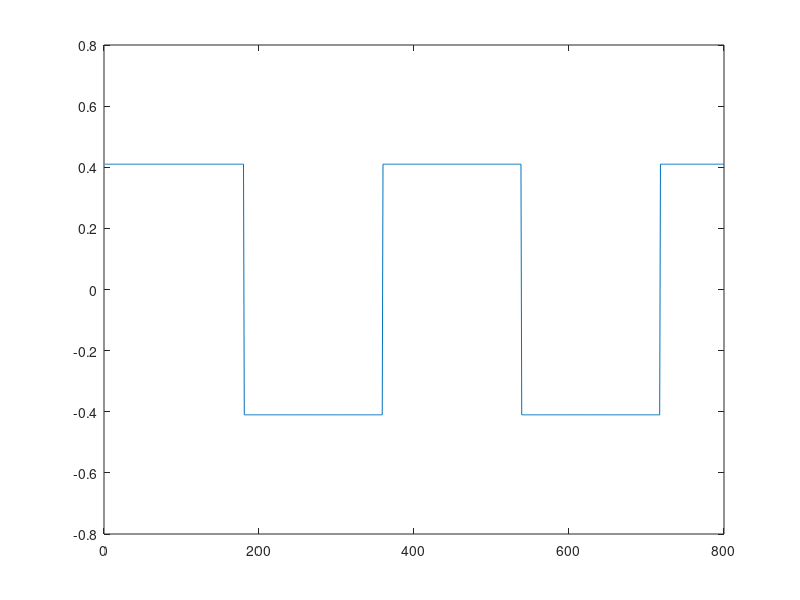

Write MATLAB code to recreate this figure. (Note: this script raises an error after producing the figure.)
%%%%%%%%%%%%%%%%%%%%%%%%%%%%%%%%%%%%%%%%%%%%%%%
%%% Script for calibrating inadequecy ODE
%%% against HF data
%%%%%%%%%%%%%%%%%%%%%%%%%%%%%%%%%%%%%%%%%%%%%%%
clear all
close all
clc
set(0,'DefaultFigureWindowStyle','docked')


%% Loading HF data
% A = csvread('error_in_qoi.txt');
% tau       = A(:,1);
% I         = A(:,2);
% eps_exact = A(:,3); 
% plot(I)

eps_exact = csvread('error_cycl.txt');

Nt = 800;  %--- number of time steps
tau = linspace(0,0.743319442711514 , Nt);  %--- sec
Ins = 0.410044212529724*square(6*pi*tau');
I = Ins';
plot(I)

%% optmization
fun = @(x)inadq(x,tau,eps_exact, I);

x0 = [13 13 0.15];
bestx = fminsearch(fun,x0)


c_b = bestx(1);
lambda_mean_b = bestx(2);
alpha_b = bestx(3);

Epsilonfit(1) = 0.12;
lambdafit(1) = 20.0;
dtau = tau(2) - tau(1);


for i = 1 : size(tau,2)-1
    
    lambdafit(i+1) = lambdafit(i) - c_b*(lambdafit(i)-lambda_mean_b)*dtau;
    Epsilonfit(i+1) = Epsilonfit(i) - (lambdafit(i)*Epsilonfit(i)*dtau) ...
        + alpha_b*(I(i+1)-I(i));

end

plot(tau,eps_exact,'b','LineWidth',3);
hold on
plot(tau,-Epsilonfit,'--r','LineWidth',3);
xlabel('\tau'); ylabel('\epsilon');
legend('True','fitted ODE')
prop_plots